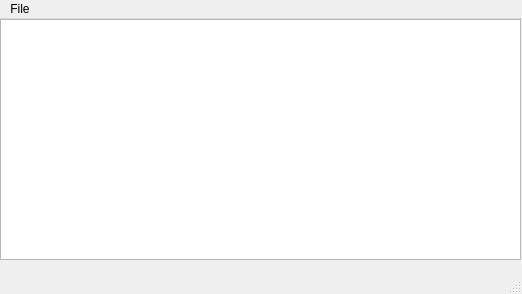
<?xml version="1.0" encoding="UTF-8"?>
<ui version="4.0">
 <class>MainWindow</class>
 <widget class="QMainWindow" name="MainWindow">
  <property name="geometry">
   <rect>
    <x>0</x>
    <y>0</y>
    <width>522</width>
    <height>294</height>
   </rect>
  </property>
  <property name="windowTitle">
   <string>MainWindow</string>
  </property>
  <widget class="QWidget" name="centralwidget">
   <widget class="QTextEdit" name="textEdit">
    <property name="geometry">
     <rect>
      <x>0</x>
      <y>0</y>
      <width>521</width>
      <height>241</height>
     </rect>
    </property>
   </widget>
  </widget>
  <widget class="QStatusBar" name="statusbar"/>
  <widget class="QMenuBar" name="menubar">
   <property name="geometry">
    <rect>
     <x>0</x>
     <y>0</y>
     <width>522</width>
     <height>23</height>
    </rect>
   </property>
   <widget class="QMenu" name="menuMenu">
    <property name="title">
     <string>File</string>
    </property>
    <addaction name="actionOpen"/>
    <addaction name="separator"/>
    <addaction name="actionSave"/>
    <addaction name="separator"/>
    <addaction name="actionExit"/>
   </widget>
   <addaction name="menuMenu"/>
  </widget>
  <action name="actionOpen">
   <property name="text">
    <string>Open</string>
   </property>
   <property name="shortcut">
    <string>Ctrl+O</string>
   </property>
  </action>
  <action name="actionSave">
   <property name="text">
    <string>Save</string>
   </property>
   <property name="shortcut">
    <string>Ctrl+S</string>
   </property>
  </action>
  <action name="actionExit">
   <property name="text">
    <string>Exit</string>
   </property>
   <property name="shortcut">
    <string>Ctrl+X</string>
   </property>
  </action>
 </widget>
 <resources/>
 <connections/>
</ui>
